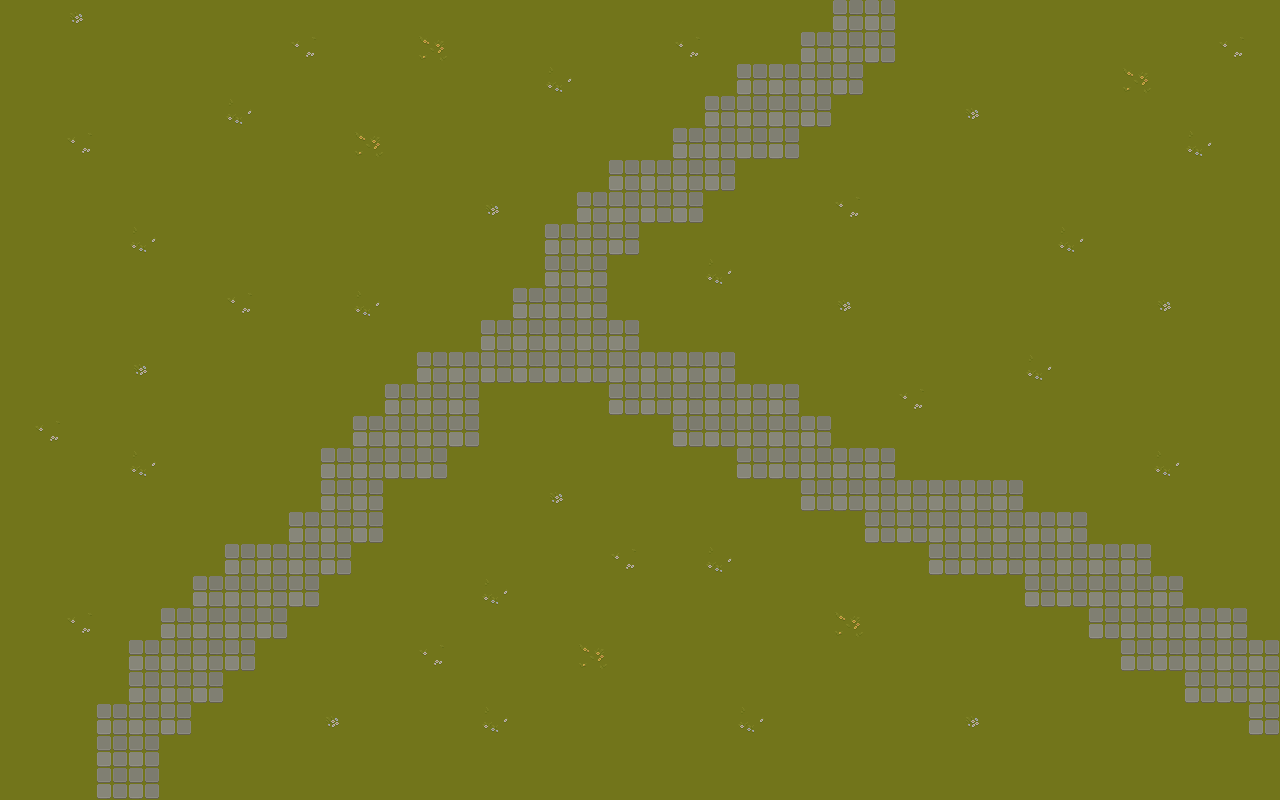

A level layout from a 2D game, rendered from its tile map. Below: a short description, then the map file with its tile-grid data intact:
An orthogonal 40x25 tile map with 32x32 px tiles, 1 tile layer (Tile Layer 1).

<map version="1.10" tiledversion="1.10.2" orientation="orthogonal" renderorder="right-down" width="40" height="25" tilewidth="32" tileheight="32" infinite="0" nextlayerid="2" nextobjectid="1">
 <tileset firstgid="1" source="tileset.tsx" />
 <layer id="1" name="Tile Layer 1" width="40" height="25">
  <data encoding="csv">
1,1,13,1,1,1,1,1,1,1,1,1,1,1,1,1,1,1,1,1,1,1,1,1,1,1,33,33,1,1,1,1,1,1,1,1,1,1,1,1,
1,1,1,1,1,1,1,1,1,7,1,1,1,30,1,1,1,1,1,1,1,7,1,1,1,33,33,33,1,1,1,1,1,1,1,1,1,1,7,1,
1,1,1,1,1,1,1,1,1,1,1,1,1,1,1,1,1,29,1,1,1,1,1,33,33,33,33,1,1,1,1,1,1,1,1,30,1,1,1,1,
1,1,1,1,1,1,1,29,1,1,1,1,1,1,1,1,1,1,1,1,1,1,33,33,33,33,1,1,1,1,13,1,1,1,1,1,1,1,1,1,
1,1,7,1,1,1,1,1,1,1,1,30,1,1,1,1,1,1,1,1,1,33,33,33,33,1,1,1,1,1,1,1,1,1,1,1,1,29,1,1,
1,1,1,1,1,1,1,1,1,1,1,1,1,1,1,1,1,1,1,33,33,33,33,1,1,1,1,1,1,1,1,1,1,1,1,1,1,1,1,1,
1,1,1,1,1,1,1,1,1,1,1,1,1,1,1,13,1,1,33,33,33,33,1,1,1,1,7,1,1,1,1,1,1,1,1,1,1,1,1,1,
1,1,1,1,29,1,1,1,1,1,1,1,1,1,1,1,1,33,33,33,1,1,1,1,1,1,1,1,1,1,1,1,1,29,1,1,1,1,1,1,
1,1,1,1,1,1,1,1,1,1,1,1,1,1,1,1,1,33,33,1,1,1,29,1,1,1,1,1,1,1,1,1,1,1,1,1,1,1,1,1,
1,1,1,1,1,1,1,7,1,1,1,29,1,1,1,1,33,33,33,1,1,1,1,1,1,1,13,1,1,1,1,1,1,1,1,1,13,1,1,1,
1,1,1,1,1,1,1,1,1,1,1,1,1,1,1,33,33,33,33,33,1,1,1,1,1,1,1,1,1,1,1,1,1,1,1,1,1,1,1,1,
1,1,1,1,13,1,1,1,1,1,1,1,1,33,33,33,33,33,33,33,33,33,33,1,1,1,1,1,1,1,1,1,29,1,1,1,1,1,1,1,
1,1,1,1,1,1,1,1,1,1,1,1,33,33,33,1,1,1,1,33,33,33,33,33,33,1,1,1,7,1,1,1,1,1,1,1,1,1,1,1,
1,7,1,1,1,1,1,1,1,1,1,33,33,33,33,1,1,1,1,1,1,33,33,33,33,33,1,1,1,1,1,1,1,1,1,1,1,1,1,1,
1,1,1,1,29,1,1,1,1,1,33,33,33,33,1,1,1,1,1,1,1,1,1,33,33,33,33,33,1,1,1,1,1,1,1,1,29,1,1,1,
1,1,1,1,1,1,1,1,1,1,33,33,1,1,1,1,1,13,1,1,1,1,1,1,1,33,33,33,33,33,33,33,1,1,1,1,1,1,1,1,
1,1,1,1,1,1,1,1,1,33,33,33,1,1,1,1,1,1,1,1,1,1,1,1,1,1,1,33,33,33,33,33,33,33,1,1,1,1,1,1,
1,1,1,1,1,1,1,33,33,33,33,1,1,1,1,1,1,1,1,7,1,1,29,1,1,1,1,1,1,33,33,33,33,33,33,33,1,1,1,1,
1,1,1,1,1,1,33,33,33,33,1,1,1,1,1,29,1,1,1,1,1,1,1,1,1,1,1,1,1,1,1,1,33,33,33,33,33,1,1,1,
1,1,7,1,1,33,33,33,33,1,1,1,1,1,1,1,1,1,1,1,1,1,1,1,1,1,30,1,1,1,1,1,1,1,33,33,33,33,33,1,
1,1,1,1,33,33,33,33,1,1,1,1,1,7,1,1,1,1,30,1,1,1,1,1,1,1,1,1,1,1,1,1,1,1,1,33,33,33,33,33,
1,1,1,1,33,33,33,1,1,1,1,1,1,1,1,1,1,1,1,1,1,1,1,1,1,1,1,1,1,1,1,1,1,1,1,1,1,33,33,33,
1,1,1,33,33,33,1,1,1,1,13,1,1,1,1,29,1,1,1,1,1,1,1,29,1,1,1,1,1,1,13,1,1,1,1,1,1,1,1,33,
1,1,1,33,33,1,1,1,1,1,1,1,1,1,1,1,1,1,1,1,1,1,1,1,1,1,1,1,1,1,1,1,1,1,1,1,1,1,1,1,
1,1,1,33,33,1,1,1,1,1,1,1,1,1,1,1,1,1,1,1,1,1,1,1,1,1,1,1,1,1,1,1,1,1,1,1,1,1,1,1
</data>
 </layer>
</map>
